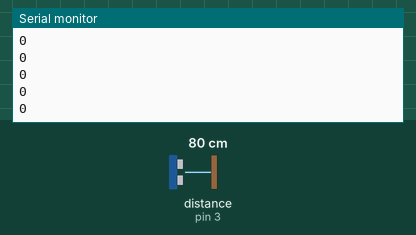
Bench run of a sketch on a simulated Arduino Uno, built with avr-gcc and run on an emulated ATmega328P. Shown: the last lines printed to the serial monitor. Wiring (inferred from the names in the program): ultrasonic range finder: trigger pin 2; echo pin 3. Inputs (shaded band) come from the test bench; at power-on: distance to the obstacle (sensor on pin 3) 80 cm. The echo pulse lasts 58.3 µs per cm.

Above: at 1.2 s.
1.3 s: distance to the obstacle (sensor on pin 3) set to 2 cm
At 1.59 s:
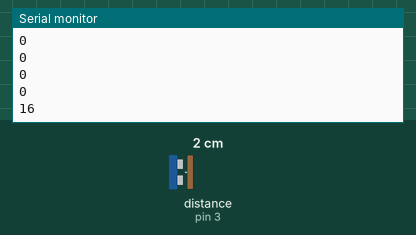
2.8 s: distance to the obstacle (sensor on pin 3) set to 4 cm
At 2.8 s:
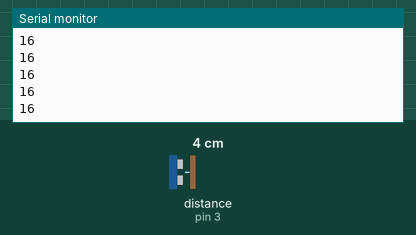
Timing chart, 0 to 5.8 s (numbered marks = the images above; inputs shaded):
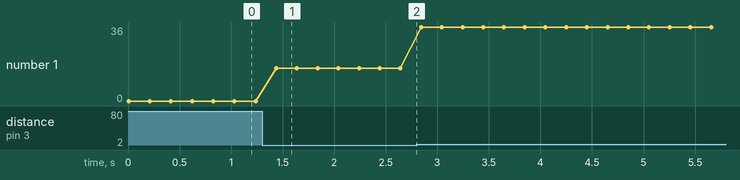

Measured:
- after the input at 1.3 s, the serial monitor: prints a new line after 0.14 s (image 1)
- plotted number 1: 0 → 16 after the input at 1.3 s, 16 → 36 after the input at 2.8 s

The sketch:

sketch_mar25a.ino
```cpp
#define Trigger 2
#define Echo 3

int timetaken, dist;

int sendv;

void setup() {
  Serial.begin (9600);
  pinMode(Trigger, OUTPUT);
  pinMode(Echo, INPUT);
}

void loop() {
  timetaken=dist=0; //initialize the variable to zero before calculation

  //request the US to send a wave
  digitalWrite(Trigger, HIGH);
  digitalWrite(Trigger, LOW);

  timetaken = pulseIn(Echo, HIGH); //calculate the time taken for the wave to return
  dist = (timetaken/2) / 2.91; //formulae to calculate the distance using time taken

  if (dist <= 200 && dist > 0)//send the value to python only if it ranhes from 0-20 cm
   sendv = dist;

   Serial.println(sendv);

  delay(200);

}
```
